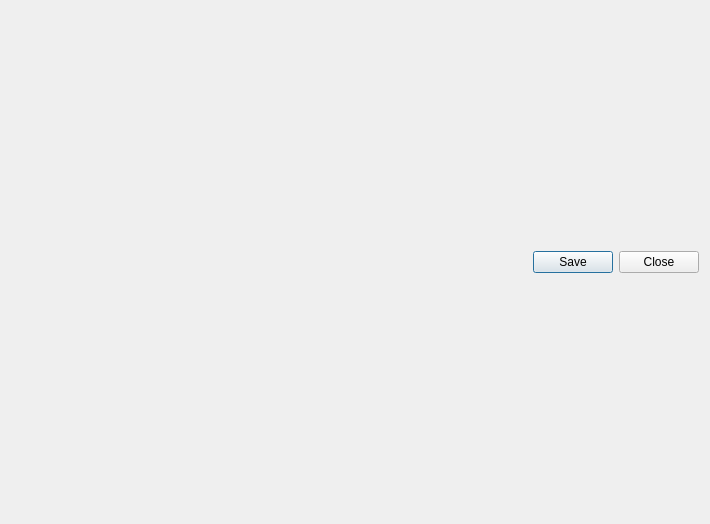
<?xml version="1.0" encoding="UTF-8"?>
<ui version="4.0">
 <class>Assembler_Window</class>
 <widget class="QDialog" name="Assembler_Window">
  <property name="geometry">
   <rect>
    <x>0</x>
    <y>0</y>
    <width>710</width>
    <height>524</height>
   </rect>
  </property>
  <property name="windowTitle">
   <string>BIP Assembly</string>
  </property>
  <layout class="QVBoxLayout" name="verticalLayout">
   <item>
    <layout class="QVBoxLayout" name="main_section">
     <item>
      <layout class="QHBoxLayout" name="button_box">
       <item>
        <spacer name="horizontalSpacer">
         <property name="orientation">
          <enum>Qt::Horizontal</enum>
         </property>
         <property name="sizeHint" stdset="0">
          <size>
           <width>40</width>
           <height>20</height>
          </size>
         </property>
        </spacer>
       </item>
       <item>
        <widget class="QPushButton" name="btn_save">
         <property name="text">
          <string>Save</string>
         </property>
        </widget>
       </item>
       <item>
        <widget class="QPushButton" name="btn_close">
         <property name="text">
          <string>Close</string>
         </property>
        </widget>
       </item>
      </layout>
     </item>
    </layout>
   </item>
  </layout>
 </widget>
 <resources/>
 <connections/>
</ui>
